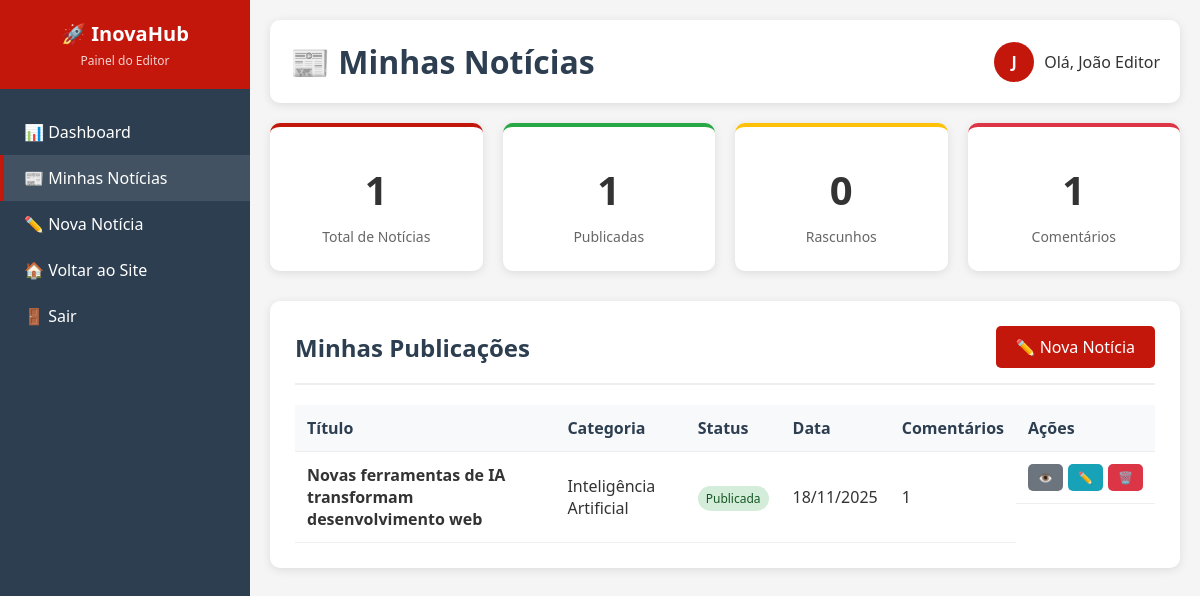
Screenshot of /editor/minhas_noticias.php (signed in) with the database file from the repository.
### tables this page shows
CREATE TABLE `usuarios` (
  `id` int(11) NOT NULL,
  `nome` varchar(100) NOT NULL,
  `email` varchar(150) NOT NULL,
  `senha` varchar(255) NOT NULL,
  `avatar` varchar(255) DEFAULT 'avatar.jpg',
  `tipo` enum('admin','editor','usuario') DEFAULT 'usuario',
  `status` enum('ativo','inativo') DEFAULT 'ativo',
  `criado_em` timestamp NOT NULL DEFAULT current_timestamp(),
  `atualizado_em` timestamp NOT NULL DEFAULT current_timestamp() ON UPDATE current_timestamp()
);

CREATE TABLE `noticias` (
  `id` int(11) NOT NULL,
  `titulo` varchar(200) NOT NULL,
  `slug` varchar(200) NOT NULL,
  `resumo` text NOT NULL,
  `noticia` longtext NOT NULL,
  `imagem` varchar(255) DEFAULT 'noticia.jpg',
  `autor` int(11) NOT NULL,
  `categoria` int(11) NOT NULL,
  `status` enum('rascunho','publicada','arquivada') DEFAULT 'rascunho',
  `visualizacoes` int(11) DEFAULT 0,
  `destaque` tinyint(1) DEFAULT 0,
  `data` timestamp NOT NULL DEFAULT current_timestamp(),
  `publicada_em` timestamp NULL DEFAULT NULL,
  `criado_em` timestamp NOT NULL DEFAULT current_timestamp(),
  `atualizado_em` timestamp NOT NULL DEFAULT current_timestamp() ON UPDATE current_timestamp()
);

CREATE TABLE `categorias` (
  `id` int(11) NOT NULL,
  `nome` varchar(50) NOT NULL,
  `slug` varchar(50) NOT NULL,
  `cor` varchar(7) DEFAULT '#007bff',
  `descricao` text DEFAULT NULL,
  `criado_em` timestamp NOT NULL DEFAULT current_timestamp()
);

### includes/funcoes.php (called while the page is built, shortened)
<?php
function usuarioLogado($pdo)
{
    if (isset($_SESSION['usuario_id'])) {
        $stmt = $pdo->prepare("SELECT * FROM usuarios WHERE id = ?");
        $stmt->execute([$_SESSION['usuario_id']]);
        return $stmt->fetch(PDO::FETCH_ASSOC);
    }
    return false;
}

### editor/minhas_noticias.php (the view, shortened to what this page needs)
<?php
require '../includes/conexao.php';
require '../includes/funcoes.php';
$usuario = usuarioLogado($pdo);
if ($usuario['tipo'] === 'admin') {
    $stmt = $pdo->prepare("
        SELECT n.*,
               u.nome as autor_nome,
               c.nome as categoria_nome,
               COUNT(cm.id) as total_comentarios
        FROM noticias n
        JOIN usuarios u ON n.autor = u.id
        JOIN categorias c ON n.categoria = c.id
        LEFT JOIN comentarios cm ON n.id = cm.noticia_id
        GROUP BY n.id
        ORDER BY n.data DESC
    ");
    $stmt->execute();
} else {
    $stmt = $pdo->prepare("
        SELECT n.*,
               u.nome as autor_nome,
               c.nome as categoria_nome,
               COUNT(cm.id) as total_comentarios
        FROM noticias n
        JOIN usuarios u ON n.autor = u.id
        JOIN categorias c ON n.categoria = c.id
        LEFT JOIN comentarios cm ON n.id = cm.noticia_id
        WHERE n.autor = ?
        GROUP BY n.id
        ORDER BY n.data DESC
    ");
    $stmt->execute([$usuario['id']]);
}
$noticias = $stmt->fetchAll();
$total_noticias = count($noticias);
$noticias_publicadas = array_filter($noticias, fn($n) => $n['status'] === 'publicada');
$noticias_rascunho = array_filter($noticias, fn($n) => $n['status'] === 'rascunho');
$total_comentarios = array_sum(array_column($noticias, 'total_comentarios'));
?>
<!DOCTYPE html>
<html lang="pt-br">
<head>
</head>
<body>
    <div class="admin-container">
        <aside class="sidebar">
            <div class="sidebar-header">
                <h1>🚀 InovaHub</h1>
                <p>Painel do Editor</p>
            </div>
            <nav class="nav-links">
                <a href="../dashboard.php">📊 Dashboard</a>
                <a href="minhas_noticias.php" class="active">📰 Minhas Notícias</a>
                <a href="nova_noticia.php">✏️ Nova Notícia</a>
                <a href="../index.php">🏠 Voltar ao Site</a>
                <a href="../auth/logout.php">🚪 Sair</a>
            </nav>
        </aside>
        <main class="main-content">
            <div class="header">
                <h1>📰 Minhas Notícias</h1>
                <div class="user-info">
                    <div class="user-avatar">
                        <?= strtoupper(substr($usuario['nome'], 0, 1)) ?>
                    </div>
                    <span>Olá, <?= $usuario['nome'] ?></span>
                </div>
            </div>
            <div class="stats-grid">
                <div class="stat-card total">
                    <div class="stat-number"><?= $total_noticias ?></div>
                    <div class="stat-label">Total de Notícias</div>
                </div>
                <div class="stat-card publicadas">
                    <div class="stat-number"><?= count($noticias_publicadas) ?></div>
                    <div class="stat-label">Publicadas</div>
                </div>
                <div class="stat-card rascunhos">
                    <div class="stat-number"><?= count($noticias_rascunho) ?></div>
                    <div class="stat-label">Rascunhos</div>
                </div>
                <div class="stat-card comentarios">
                    <div class="stat-number"><?= $total_comentarios ?></div>
                    <div class="stat-label">Comentários</div>
                </div>
            </div>
            <div class="section">
                <div class="section-header">
                    <h2>Minhas Publicações</h2>
                    <a href="nova_noticia.php" class="btn btn-primary">
                        ✏️ Nova Notícia
                    </a>
                </div>
                <?php if (empty($noticias)): ?>
                    <div class="empty-state">
                        <h3>📝 Você ainda não tem notícias</h3>
                        <p>Crie sua primeira notícia usando o botão acima.</p>
                    </div>
                <?php else: ?>
                    <table class="table">
                        <thead>
                            <tr>
                                <th>Título</th>
                                <th>Categoria</th>
                                <th>Status</th>
                                <th>Data</th>
                                <th>Comentários</th>
                                <th>Ações</th>
                            </tr>
                        </thead>
                        <tbody>
                            <?php foreach ($noticias as $noticia): ?>
                                <tr>
                                    <td>
                                        <strong><?= htmlspecialchars($noticia['titulo']) ?></strong>
                                    </td>
                                    <td><?= $noticia['categoria_nome'] ?></td>
                                    <td>
                                        <span class="status-badge status-<?= $noticia['status'] ?>">
                                            <?= ucfirst($noticia['status']) ?>
                                        </span>
                                    </td>
                                    <td><?= date('d/m/Y', strtotime($noticia['data'])) ?></td>
                                    <td>
                                        <span class="badge"><?= $noticia['total_comentarios'] ?></span>
                                    </td>
                                    <td class="action-buttons">
                                        <a href="../noticia.php?slug=<?= $noticia['slug'] ?>"
                                            class="btn btn-view btn-sm" target="_blank">👁️</a>
                                        <a href="editar_noticia.php?id=<?= $noticia['id'] ?>"
                                            class="btn btn-edit btn-sm">✏️</a>
                                        <a href="?excluir=<?= $noticia['id'] ?>"
                                            class="btn btn-delete btn-sm"
                                            onclick="return confirm('Tem certeza que deseja excluir a notícia \'<?= addslashes($noticia['titulo']) ?>\'?')">🗑️</a>
                                    </td>
                                </tr>
                            <?php endforeach; ?>
                        </tbody>
                    </table>
                <?php endif; ?>
            </div>
        </main>
    </div>
</body>
</html>

### editor/minhas_noticias.php (style rules this page uses)
* { margin: 0; padding: 0; box-sizing: border-box; font-family: 'Segoe UI', Tahoma, Geneva, Verdana, sans-serif; }
:root { --primary: #c4170c; --primary-dark: #a6140b; --secondary: #2c3e50; --light: #f8f9fa; --dark: #343a40; --success: #28a745; --warning: #ffc107; --danger: #dc3545; }
body { background: #f5f5f5; color: #333; }
.admin-container { display: flex; min-height: 100vh; }
.sidebar { width: 250px; background: var(--secondary); color: white; position: fixed; height: 100vh; overflow-y: auto; }
.sidebar-header { padding: 20px; background: var(--primary); text-align: center; }
.sidebar-header h1 { font-size: 20px; margin-bottom: 5px; }
.sidebar-header p { font-size: 12px; opacity: 0.8; }
.nav-links { padding: 20px 0; }
.nav-links a { display: flex; align-items: center; padding: 12px 20px; color: white; text-decoration: none; transition: all 0.3s; border-left: 4px solid transparent; }
.nav-links a:hover, .nav-links a.active { background: rgba(255, 255, 255, 0.1); border-left-color: var(--primary); }
.main-content { flex: 1; margin-left: 250px; padding: 20px; }
.header { background: white; padding: 20px; border-radius: 10px; box-shadow: 0 2px 10px rgba(0, 0, 0, 0.1); margin-bottom: 20px; display: flex; justify-content: space-between; align-items: center; }
.header h1 { color: var(--secondary); }
.user-info { display: flex; align-items: center; gap: 10px; }
.user-avatar { width: 40px; height: 40px; border-radius: 50%; background: var(--primary); color: white; display: flex; align-items: center; justify-content: center; font-weight: bold; }
.stats-grid { display: grid; grid-template-columns: repeat(auto-fit, minmax(200px, 1fr)); gap: 20px; margin-bottom: 30px; }
.stat-card { background: white; padding: 25px; border-radius: 10px; box-shadow: 0 2px 10px rgba(0, 0, 0, 0.1); text-align: center; transition: transform 0.3s; }
.stat-card.total { border-top: 4px solid var(--primary); }
.stat-card.publicadas { border-top: 4px solid var(--success); }
.stat-card.rascunhos { border-top: 4px solid var(--warning); }
.stat-card.comentarios { border-top: 4px solid var(--danger); }
.stat-number { font-size: 2.5em; font-weight: bold; margin: 10px 0; }
.stat-label { color: #666; font-size: 14px; }
.section { background: white; border-radius: 10px; padding: 25px; margin-bottom: 20px; box-shadow: 0 2px 10px rgba(0, 0, 0, 0.1); }
.section-header { display: flex; justify-content: space-between; align-items: center; margin-bottom: 20px; padding-bottom: 15px; border-bottom: 2px solid #eee; }
.section-header h2 { color: var(--secondary); }
.btn { padding: 10px 20px; border: none; border-radius: 5px; cursor: pointer; text-decoration: none; display: inline-flex; align-items: center; gap: 5px; font-weight: 500; transition: all 0.3s; }
.btn-primary { background: var(--primary); color: white; }
.btn-sm { padding: 5px 10px; font-size: 12px; }
.table { width: 100%; border-collapse: collapse; }
.table th, .table td { padding: 12px; text-align: left; border-bottom: 1px solid #eee; }
.table th { background: #f8f9fa; font-weight: 600; color: var(--secondary); }
.status-badge { padding: 4px 8px; border-radius: 20px; font-size: 12px; font-weight: 500; }
.status-publicada { background: #d4edda; color: #155724; }
.action-buttons { display: flex; gap: 5px; }
.btn-edit { background: #17a2b8; color: white; }
.btn-delete { background: #dc3545; color: white; }
.btn-view { background: #6c757d; color: white; }

### rows the page displays
usuarios: nome "J", nome "João Editor"
noticias: status "1", status "0", titulo "Novas ferramentas de IA transformam desenvolvimento web", categoria.nome "Inteligência Artificial", status "Publicada", data "18/11/2025", total_comentarios "1"

### other values shown
$total_noticias "1"
$total_comentarios "1"
